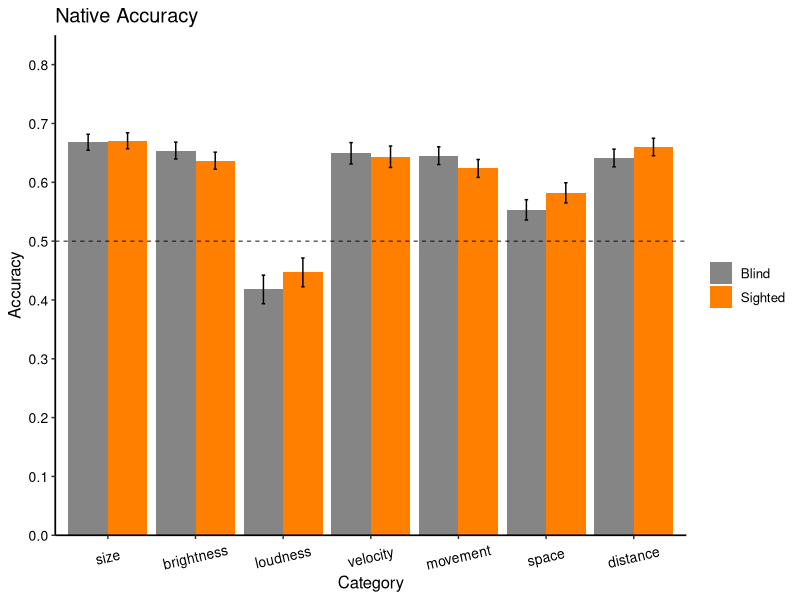

Recreate this plot in R. (Note: this script raises an error after producing the figure.)
## ---- chunk 1
# Load and install (if missing) the recquired packages
list.of.packages <- c("tidyverse", 
                      "knitr", 
                      "reshape2", 
                      "lme4",
                      "nlme",
                      "car")
new.packages <- list.of.packages[!(list.of.packages %in% installed.packages()[,"Package"])]
if(length(new.packages)) install.packages(new.packages)

lapply(list.of.packages, library, character.only = TRUE)

# set script folder as working dir
setwd(dirname(rstudioapi::getActiveDocumentContext()$path))

# set to true to show the code chunk
knitr::opts_chunk$set(echo = TRUE)
## ---- chunk 2

allData<-read.csv("data/allData.csv", header = TRUE)

## ---- chunk 3

allData %>% 
  group_by(pseudoid, group, category) %>% 
  count() %>% 
  pivot_wider(names_from = category, values_from = n) %>% 
  print(n = 46)

## ---- chunk 4

allData$rawAccuracy <- as.integer(allData$response == allData$meaning)

allData$nativeAccuracy <- ifelse(allData$value == 'goodop', 
                                 abs(allData$rawAccuracy - 1), 
                                 allData$rawAccuracy + 0)
allData %>%
  group_by(group) %>%
  summarize(raw_acc = mean(rawAccuracy), 
            native_acc = mean(nativeAccuracy), 
            .groups = 'keep')

## ---- chunk 5

categoryAccuracy_wide <- allData %>%
  group_by(group) %>%
  summarize(rawAccuracy_mean = mean(rawAccuracy), nativeAccuracy_mean = mean(nativeAccuracy), 
            rawAccuracy_sd = sd(rawAccuracy), nativeAccuracy_sd = sd(nativeAccuracy),
            n = n(),
            rawAccuracy_se = rawAccuracy_sd / sqrt(n), nativeAccuracy_se = nativeAccuracy_sd / sqrt(n),
            .groups = 'keep')

print(categoryAccuracy_wide)

## ---- chunk 6

#allData2 <- subset(allData, session == 'matlab')
  
  
  
categoryAccuracy_tidy <- allData %>%
  group_by(group, category) %>%
  summarize(rawAccuracy_mean = mean(rawAccuracy), nativeAccuracy_mean = mean(nativeAccuracy), 
            rawAccuracy_sd = sd(rawAccuracy), nativeAccuracy_sd = sd(nativeAccuracy),
            n = n(),
            rawAccuracy_se = rawAccuracy_sd / sqrt(n), nativeAccuracy_se = nativeAccuracy_sd / sqrt(n),
            .groups = 'keep')

print(categoryAccuracy_tidy)

ggplot(data = categoryAccuracy_tidy, 
       aes(x = as.factor(category), y = nativeAccuracy_mean, fill = group)) +
  geom_bar(stat="identity", position=position_dodge()) +
  theme_classic() +
  scale_fill_manual(values=c('grey52','darkorange1'), labels=c('Blind', 'Sighted')) +
  scale_y_continuous(limits=c(0, 0.85), breaks=seq(0, 0.85, 0.1), expand = c(0,0)) +
  scale_x_discrete(limits=c("1", "3", "4", "6", "7", "8", "9"),
                   labels = c("size", "brightness", "loudness", "velocity", "movement", "space", "distance")) + 
  geom_errorbar(aes(ymin = nativeAccuracy_mean - nativeAccuracy_se,
                    ymax = nativeAccuracy_mean + nativeAccuracy_se),
                width = .08,
                position = position_dodge(.9)) +
  labs(x="Category", y="Accuracy") +
  ggtitle("Native Accuracy") +
  theme(
    text=element_text(size=12), 
    axis.line = element_line(size = 0.6), 
    axis.text.x = element_text(size=10,colour="black",
                               angle = 13,
                               vjust = .5, 
                               hjust = 0.5), 
    axis.text.y = element_text(size=10, colour='black'), 
    legend.title=element_blank())+
  geom_hline(yintercept=c(0.5), linetype="dashed", colour="black", size=0.3)

## ---- chunk 7

summary(allData)
allData$pseudoid <- factor(allData$pseudoid)
allData$category <- factor(allData$category)
allData$group <- factor(allData$group)
allData$session <- factor(allData$session)
allData$language <- factor(allData$language)
allData$stimulus <- factor(allData$stimulus)


sessionResults <- glmer(nativeAccuracy ~ session +
        (1 | pseudoid) + (1 | language:stimulus), 
      data = allData,
      family = binomial,
      control = glmerControl(optimizer="bobyqa"))

summary(sessionResults)

Anova(sessionResults)
  
  
  
nativeResults <- glmer(nativeAccuracy ~ category + group + category*group +
        (1 | pseudoid) + (1 | language:stimulus), 
      data = allData,
      family = binomial,
      control = glmerControl(optimizer="bobyqa"))

summary(nativeResults)

Anova(nativeResults)

# calculate odd ratio and confidence intervals
se <- sqrt(diag(vcov(nativeResult)))
tab <- cbind(Est = fixef(nativeResult),
             LL = fixef(nativeResult) - 1.96 * se,
             UL = fixef(nativeResult) + 1.96 * se)

# print odd-ratio and confidence interval
print(exp(tab[2:4,]), digits=3)

native_EB <- subset(allData, group == 'EB')
binom.test(sum(native_EB$grade), nrow(native_EB), p = .5)

native_SC <- subset(allData, group == 'SC')
binom.test(sum(native_SC$grade), nrow(native_SC), p = .5)
## ---- chunk 8

cat1 = glmer(nativeAccuracy ~ group +
        (1 | pseudoid) + (1 | language:stimulus),
      subset(allData, category == 1),
      family = binomial,
      control=glmerControl(optimizer="bobyqa"))

summary(cat1)

Anova(cat1)

catOne_EB <- subset(allData, category == 1 & group == 'EB')
binom.test(sum(catOne_EB$grade), nrow(catOne_EB), p = .5)

catOne_SC <- subset(allData, category == 1 & group == 'SC')
binom.test(sum(catOne_SC$grade), nrow(catOne_SC), p = .5)

## ---- chunk 9

cat3 = glmer(nativeAccuracy ~ group +
        (1 | pseudoid) + (1 | language:stimulus),
      subset(allData, category == 3),
      family = binomial,
      control=glmerControl(optimizer="bobyqa"))

summary(cat3)

Anova(cat3)

catThree_EB <- subset(allData, category == 3 & group == 'EB')
binom.test(sum(catThree_EB$grade), nrow(catThree_EB), p = .5)

catThree_SC <- subset(allData, category == 3 & group == 'SC')
binom.test(sum(catThree_SC$grade), nrow(catThree_SC), p = .5)

## ---- chunk 10

cat4 = glmer(nativeAccuracy ~ group +
        (1 | pseudoid) + (1 | language:stimulus),
      subset(allData, category == 4),
      family = binomial,
      control=glmerControl(optimizer="bobyqa"))

summary(cat4)

Anova(cat4)

catFour_EB <- subset(allData, category == 4 & group == 'EB')
binom.test(sum(catFour_EB$grade), nrow(catFour_EB), p = .5)

catFour_SC <- subset(allData, category == 4 & group == 'SC')
binom.test(sum(catFour_SC$grade), nrow(catFour_SC), p = .5)

## ---- chunk 11

cat6 = glmer(nativeAccuracy ~ group +
        (1 | pseudoid) + (1 | language:stimulus),
      subset(allData, category == 6),
      family = binomial,
      control=glmerControl(optimizer="bobyqa"))

summary(cat6)

Anova(cat6)

catSix_EB <- subset(allData, category == 6 & group == 'EB')
binom.test(sum(catSix_EB$grade), nrow(catSix_EB), p = .5)

catSix_SC <- subset(allData, category == 6 & group == 'SC')
binom.test(sum(catSix_SC$grade), nrow(catSix_SC), p = .5)

## ---- chunk 12

cat7 = glmer(nativeAccuracy ~ group +
        (1 | pseudoid) + (1 | language:stimulus),
      subset(allData, category == 7),
      family = binomial,
      control=glmerControl(optimizer="bobyqa"))

summary(cat7)

Anova(cat7)

catSeven_EB <- subset(allData, category == 7 & group == 'EB')
binom.test(sum(catSeven_EB$grade), nrow(catSeven_EB), p = .5)

catSeven_SC <- subset(allData, category == 7 & group == 'SC')
binom.test(sum(catSeven_SC$grade), nrow(catSeven_SC), p = .5)

## ---- chunk 13

cat8 = glmer(nativeAccuracy ~ group +
        (1 | pseudoid) + (1 | language:stimulus),
      subset(allData, category == 8),
      family = binomial,
      control=glmerControl(optimizer="bobyqa"))

summary(cat8)

Anova(cat8)

catEight_EB <- subset(allData, category == 8 & group == 'EB')
binom.test(sum(catEight_EB$grade), nrow(catEight_EB), p = .5)

catEight_SC <- subset(allData, category == 8 & group == 'SC')
binom.test(sum(catEight_SC$grade), nrow(catEight_SC), p = .5)

## ---- chunk 14

cat9 = glmer(nativeAccuracy ~ group +
        (1 | pseudoid) + (1 | language:stimulus),
      subset(allData, category == 9),
      family = binomial,
      control=glmerControl(optimizer="bobyqa"))

summary(cat9)

Anova(cat9)

catNine_EB <- subset(allData, category == 9 & group == 'EB')
binom.test(sum(catNine_EB$grade), nrow(catNine_EB), p = .5)

catNine_SC <- subset(allData, category == 9 & group == 'SC')
binom.test(sum(catNine_SC$grade), nrow(catNine_SC), p = .5)
